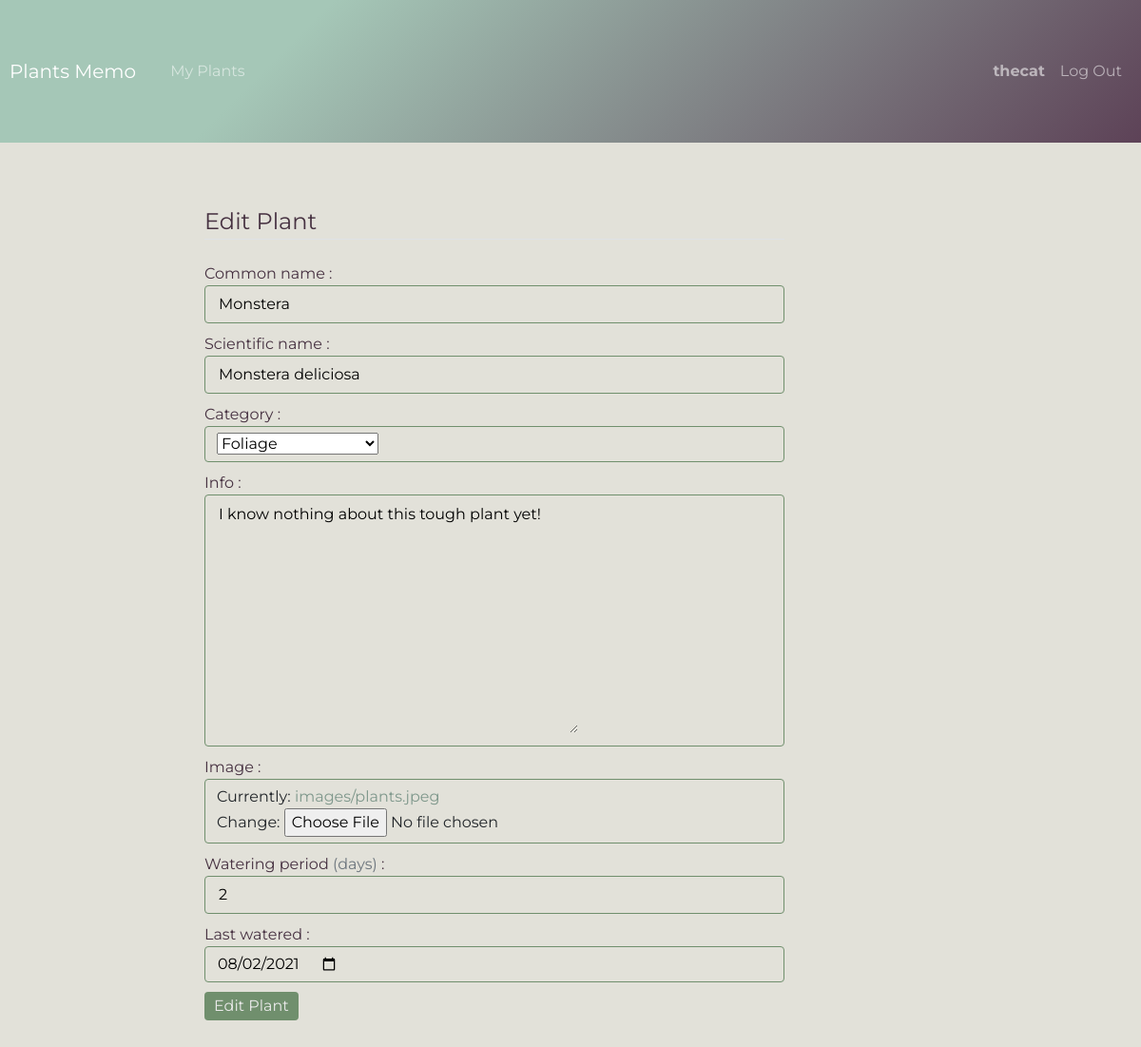
Page /plant/1/edit_form (signed in) on the committed database.
### plants/models.py (models this page shows, shortened)
class User(AbstractUser):
    def __str__(self):
        return self.username

class Plant(models.Model):
    owner = models.ForeignKey(User, on_delete=models.SET_NULL,
                              null=True, related_name='user_plants', blank=True)
    common_name = models.CharField(max_length=100)
    scientific_name = models.CharField(max_length=100, blank=True, null=True)
    category = models.CharField(max_length=30, choices=plant_categories, blank=True, null=True)
    info = models.TextField(blank=True, null=True)
    image = models.ImageField(upload_to="images/", default="default.jpeg")
    watering_period = models.IntegerField(
        default=7, validators=[MinValueValidator(1)])
    last_watered = models.DateField(default=timezone.now, validators=[
                                    MaxValueValidator(datetime.date.today)])

### plants/views.py (the view)
# urls.py: path('plant/<int:plant_id>/edit_form', views.edit_plant_form, name="editform"),
@login_required
def edit_plant_form(request, plant_id):
    plant = Plant.objects.get(pk=plant_id)
    if request.method == "POST":
        form = PlantForm(request.POST, request.FILES, instance=plant)
        if form.is_valid():
            plant = form.save()
            return HttpResponseRedirect(reverse("plant", args=(plant.id,)))
    else:
        form = PlantForm(instance=plant)
    return render(request, "plants/plant_form.html", {
        'form': form,
        'edit': 'to_edit',
        'plant_id': plant_id,
    })

### plants/views.py
class PlantForm(ModelForm):
    class Meta:
        model = Plant
        fields=['common_name', 'scientific_name', 'category', 'info', 'image', 'watering_period', 'last_watered',]
        widgets = {
            'last_watered': DateInput(attrs={'type': 'date'}),
        }
        help_texts = {'watering_period': " (days)", }
    def __init__(self, *args, **kwargs):
        super(PlantForm, self).__init__(*args, **kwargs)
        self.fields["watering_period"].widget.attrs['min'] = 1

### plants/templates/plants/plant_form.html (shortened to what this page needs)
{% extends "plants/layout.html" %}
{% block content %}
    <div class="main-container2">
    {% if edit %}
        <form class="myform" action="{% url 'editform' plant_id %}" method="post" enctype="multipart/form-data">
    {% else %}
        <form class="myform" action="{% url 'addplant' %}" method="post" enctype="multipart/form-data">
    {% endif %}
            {% if edit %}
                <legend class="border-bottom mb-4">Edit Plant</legend>
            {% else %}
                <legend class="border-bottom mb-4">Add Plant</legend>
            {% endif %}
            {% for field in form %}
                <fieldset class="form-group">
                    <label for="id_{{ field.name }}">{{ field.label }}
                    {% if field.help_text %}
                    <span class="help-text text-muted">{{ field.help_text }}</span>
                    {% endif %}
                    :
                    </label>
                    <div class="form-control my-form-control">
                        {{ field }}
                    </div>
                </fieldset>
            {% endfor %}
            <div class="form-group">
                {% if edit %}
                    <button class="btn myBtn" type="submit">Edit Plant</button>
                {% else %}
                    <button class="btn myBtn" type="submit">Add Plant</button>
                {% endif %}
            </div>
        </form>
    </div>
{% endblock %}

### plants/templates/plants/layout.html (shortened to what this page needs)
{% load static %}
<!DOCTYPE html>
<html lang="en">
<head>
    <link rel="stylesheet" href="https://cdnjs.cloudflare.com/ajax/libs/font-awesome/5.15.3/css/all.min.css">
    <link href="https://cdn.jsdelivr.net/npm/bootstrap@5.1.0/dist/css/bootstrap.min.css" rel="stylesheet"
>
    <link rel="stylesheet" href="{% static 'plants/style.css' %}">
</head>
<body>
    <nav class="mynavbar navbar navbar-expand-lg navbar-dark bg-dark">
        <a class="navbar-brand">Plants Memo</a>
        <div class="container-fluid">
            <ul class="navbar-nav mr-auto">
                {% if user.is_authenticated %}
                    <li class="nav-item">
                        <a href="{% url 'index' %}" class="nav-link">My Plants</a>
                    </li>
                {% endif %}
            </ul>
            <ul class="navbar-nav mr-auto">
                {% if user.is_authenticated %}
                    <li class="nav-item">
                        <a class="nav-link"><strong>{{ user.username }}</strong></a>
                    </li>
                    <li class="nav-item">
                        <a href="{% url 'logout' %}" class="nav-link">Log Out</a>
                    </li>
                {% endif %}
            </ul>
        </div>
    </nav>
    <div class="content">
        {% block content %}
        {% endblock %}
    </div>
</body>
</html>

### plants/static/plants/style.css (style rules this page uses)
body { background-color: #e2e1d9; overflow: auto; color:#463141; font-family: 'Raleway', sans-serif; font-family: 'Montserrat', sans-serif; }
ul { list-style: none; }
a { text-decoration: none; color:#7e978b; }
input, textarea { outline-style: none; }
form input, form textarea { background-color: transparent; border: none; }
fieldset { margin-bottom: 10px; }
.myBtn { padding: 3px 10px; border: none; background-color: rgb(112, 143,109); color: #eaeaea; }
.myform { padding: 15px 15px; width: 80%; margin-bottom: 70px; }
.my-form-control { background-color: transparent; border:1px solid rgb(112, 143,109); }
.mynavbar { padding-left: 10px; background-color: #5d4257; background-image: linear-gradient(315deg, #5d4257 0%, #a5c7b7 74%); height: 150px; color: #eaeaea; }
.main-container2 { width: 800px; margin: 0 auto; padding-top: 50px; padding-bottom: 50px; }

### rows in the picture
User: username "thecat"
Plant: form "Monstera" "Monstera deliciosa" "Foliage" "I know nothing about this tough plant yet!" "2" "08/02/2021"

### other values in the picture
{{ field.label }} "Common name" "Scientific name" "Category" "Info" "Image" "Watering period" "Last watered"
{{ field.help_text }} "(days)"
